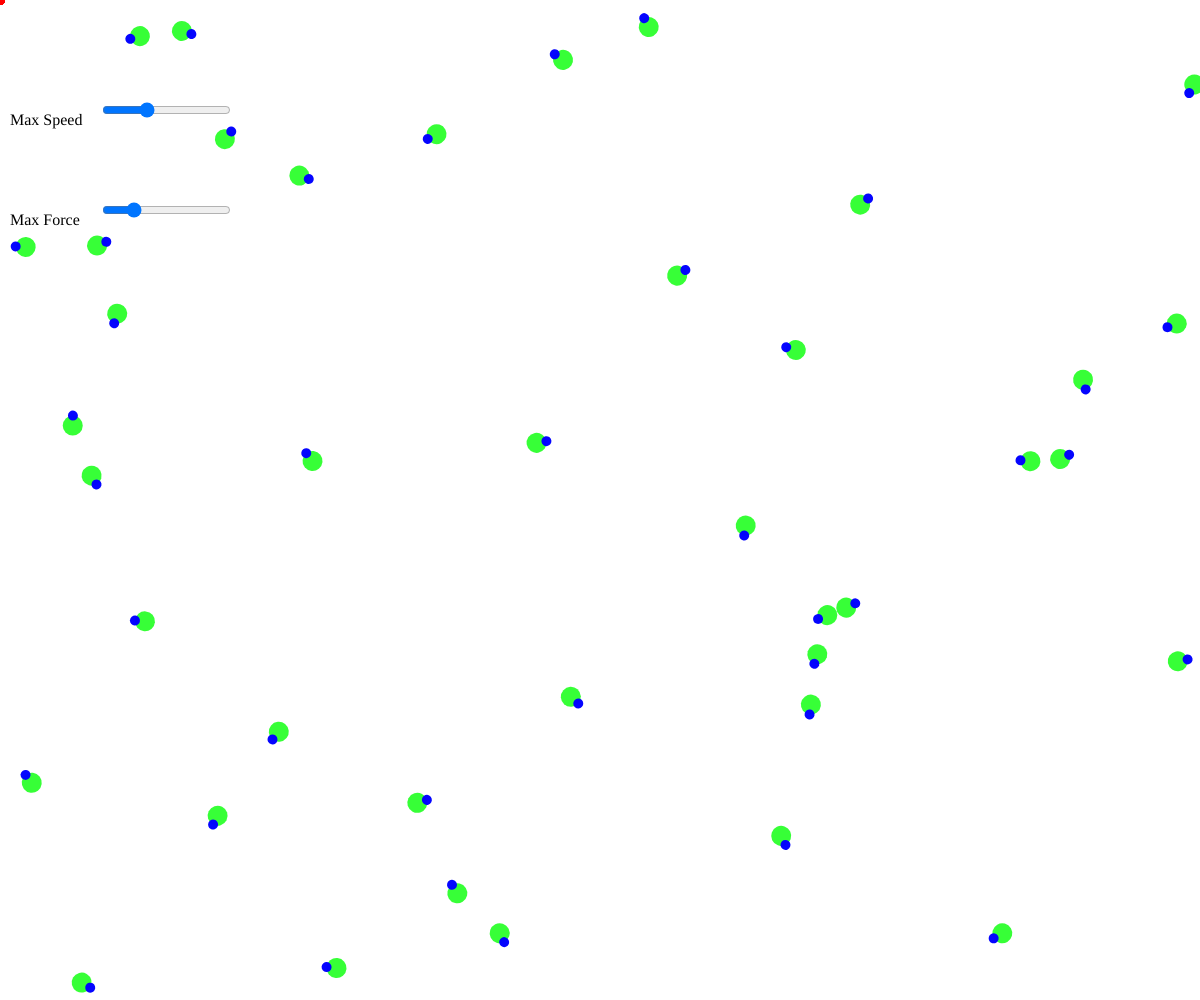
Frame 1 (no input)
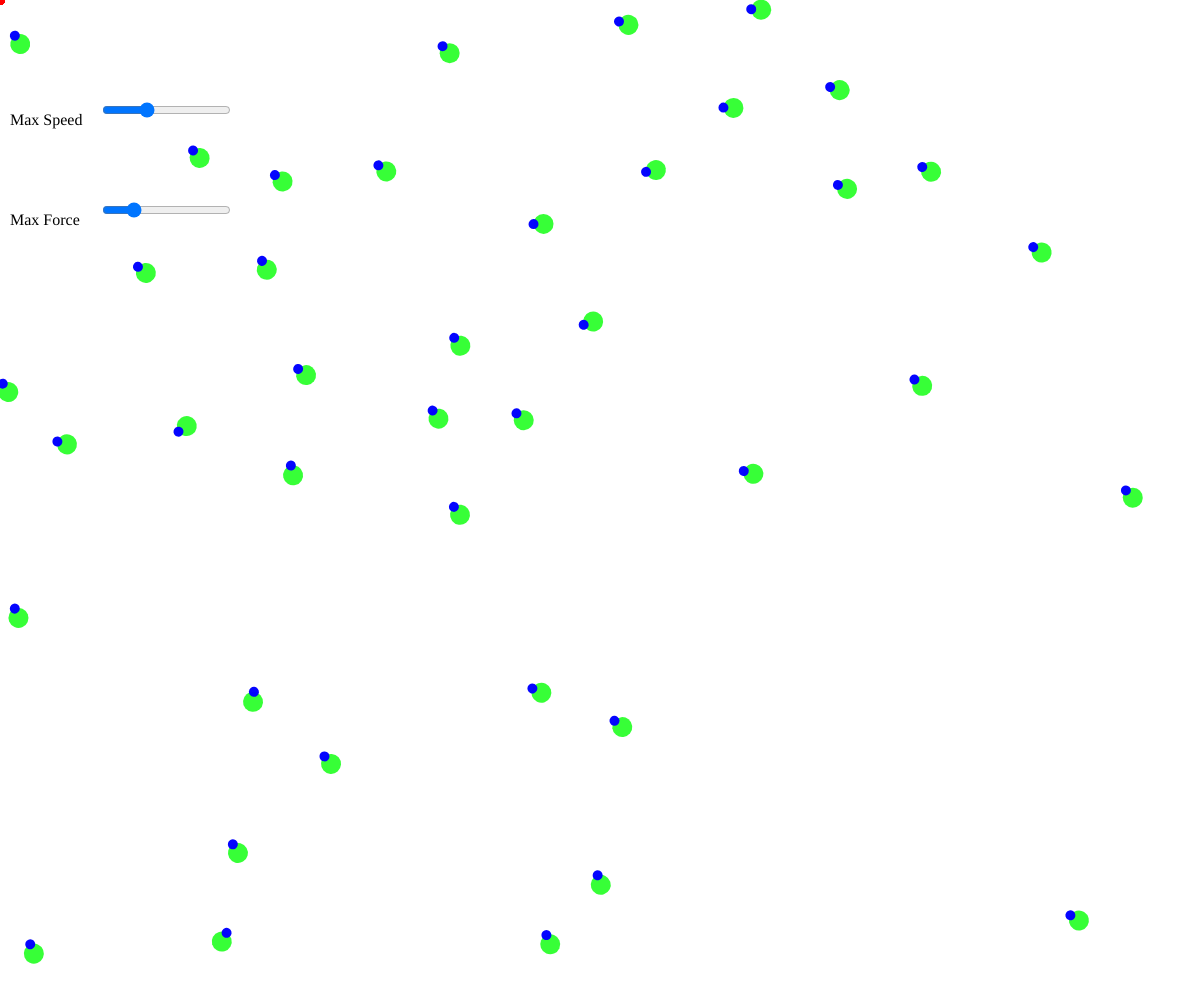
Frame 60 (no input)
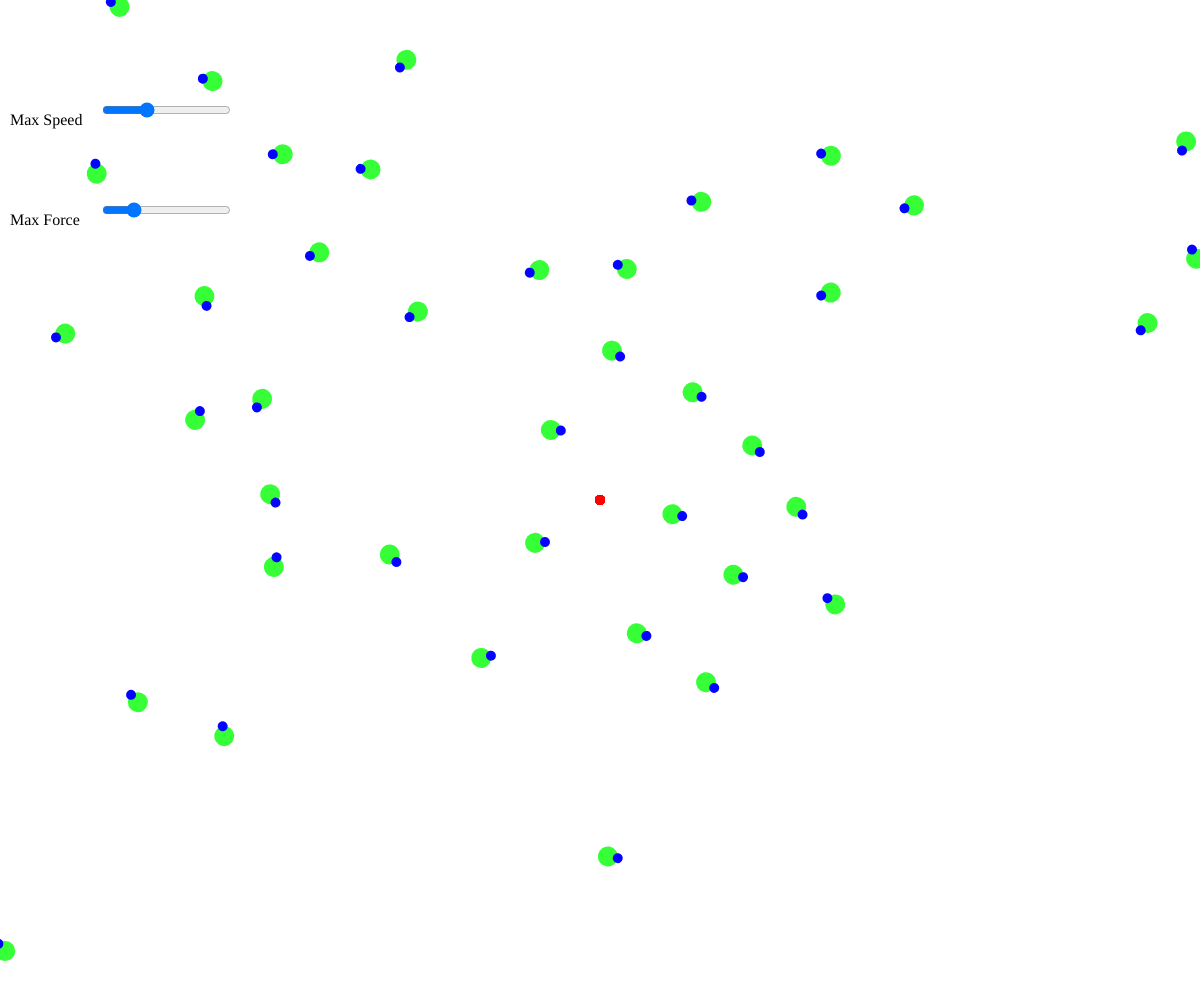
Frame 120 (the mouse pressed at the canvas centre since frame 60)

The p5.js sketch that drew these frames (run headless with seeded random() and noise() and a simulated clock; from frame 60 on, the mouse is pressed at the canvas centre):

// p5.js sketch
// ── sketch.js
class Vehicle{
  constructor(pos){
    this.pos = pos.copy();
    this.vel = p5.Vector.random2D().mult(random(1,5));
    this.acc = createVector(0,0);

    this.angle = 0;

    this.size = 20;

    this.maxSpeed = carMaxSpeedSlider.value();
    this.maxForce = carMaxForceSlider.value();
  }

  resetPosition(){
    this.pos = createVector(random(0,width),random(0,height));
  }

  getPosition(){
    return this.pos.copy();
  }

  applyForce(force){
    if(force)this.acc.add(force);
  }

  applyCluster(cars){
    let sepForce = this.separate(cars);
    this.applyForce(sepForce);
  }

  //分离
  separate(cars){
    let distCondition = this.size * 4;//只和这个距离内的car有分离关系
    let total = createVector();
    for(let i = 0;i < cars.length;i ++){
      let car = cars[i];
      let dir = p5.Vector.sub(this.getPosition(),car.getPosition());
      if(dir.mag() <= distCondition){
        //距离越大，所需的分离程度越小
        total.add(dir).div(dir.mag());
      }
    }
    return total.mult(1).mult(6);
  }

  //寻找目标
  seek(targetPos){
    if(!targetPos)  return;
    let desiredVel = p5.Vector.sub(targetPos,this.pos);

    let steeringForce = p5.Vector.sub(desiredVel,this.vel);
    steeringForce = steeringForce.copy().normalize().mult(constrain(steeringForce.mag(),0,this.maxForce));

    this.applyForce(steeringForce);
  }

  update(){
    this.seek(createVector(mouseX,mouseY));
    //标准的欧拉积分
    this.vel.add(this.acc);
    this.vel = this.vel.copy().normalize().mult(constrain(this.vel.mag(),0,this.maxSpeed));
    this.pos.add(this.vel);
    this.acc.mult(0);

    this.angle = this.vel.heading();

    this.checkEdge();
  }

  checkEdge(){
    if(this.pos.x > width)  this.pos.x = 0;
    if(this.pos.x < 0)  this.pos.x = width;
    if(this.pos.y > height)  this.pos.y = 0;
    if(this.pos.y < 0)  this.pos.y = height;
  }

  display(){
    push();
      translate(this.pos.x,this.pos.y);
      rotate(this.angle);

      noStroke();
      fill(0,255,0,200);
      circle(0,0,this.size);

      noStroke();
      fill(0,0,255,250);
      circle(this.size/2,0,this.size/2);
    pop();

    noStroke();
    fill(255,0,0,255);
    circle(mouseX,mouseY,10);
  }
}

let carCount = 40;
let cars = [];

let carMaxSpeedSlider = null;
let carMaxForceSlider = null;

function setup() {
  createCanvas(windowWidth, windowHeight);

  let maxSpeedText = createP('Max Speed');
  maxSpeedText.position(10,100-5);
  carMaxSpeedSlider = createSlider(0.1,30,10,0.1);
  carMaxSpeedSlider.position(100,100);

  let maxForceText = createP('Max Force');
  maxForceText.position(10,200-5);
  carMaxForceSlider = createSlider(0.05,1,0.2,0.1);
  carMaxForceSlider.position(100,200);


  for(let i = 0;i < carCount;i ++){
    let car = new Vehicle(createVector(random(0,width),random(0,height)));
    cars.push(car);
  }
}

function draw() {
  background(255);

  for(let i = 0;i < cars.length;i ++){
    let car = cars[i];

    car.maxSpeed = carMaxSpeedSlider.value();
    car.maxForce = carMaxForceSlider.value();

    car.applyCluster(cars);

    car.update();
    car.display();
  }
}

function mouseDragged(){
  let car = new Vehicle(createVector(mouseX,mouseY));
  cars.push(car);
}
